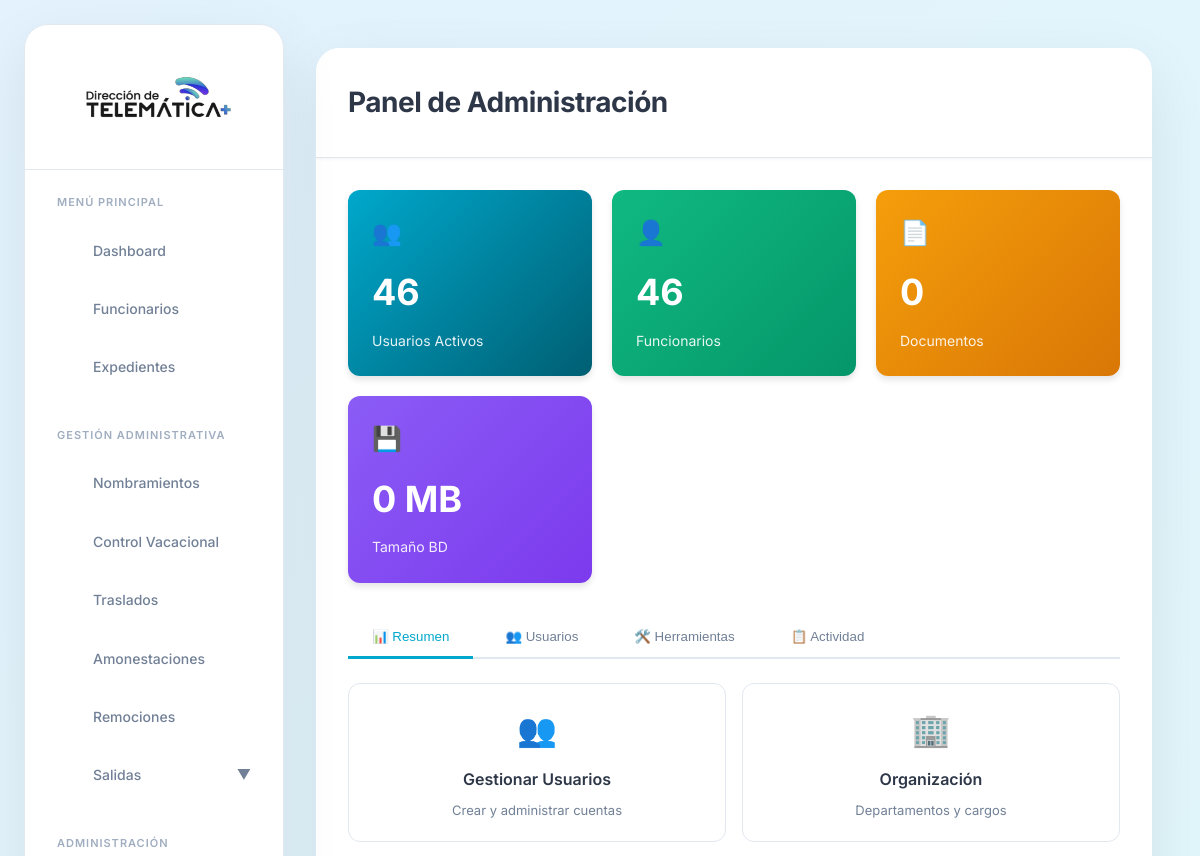
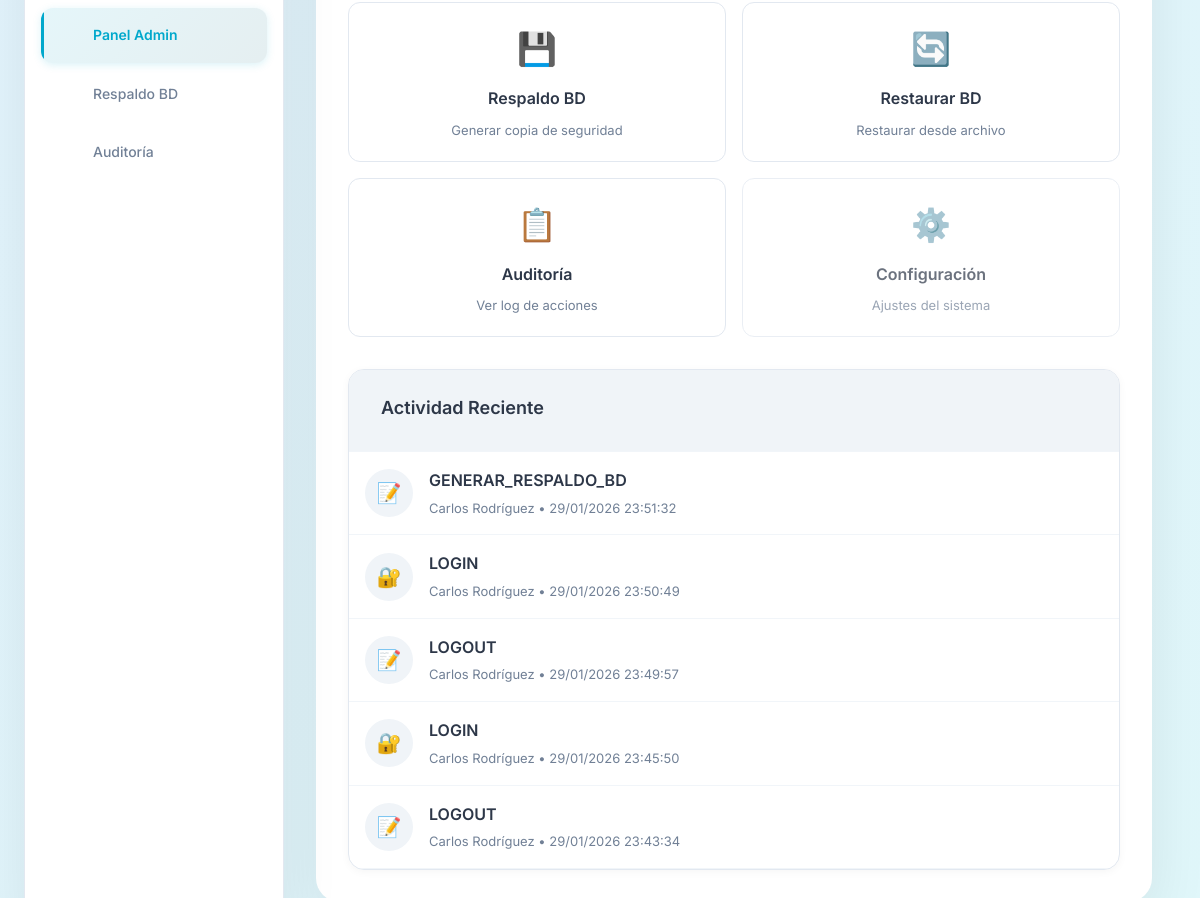
The page /vistas/admin/index.php (signed in) on the database its author committed (2 pictures, top to bottom).
### tables this page shows
CREATE TABLE `auditoria` (
  `id` int(10) unsigned NOT NULL AUTO_INCREMENT,
  `usuario_id` int(10) unsigned DEFAULT NULL,
  `accion` varchar(100) NOT NULL COMMENT 'Ej: LOGIN, CREAR_FUNCIONARIO, ELIMINAR_DOCUMENTO',
  `tabla_afectada` varchar(50) DEFAULT NULL,
  `registro_id` int(10) unsigned DEFAULT NULL,
  `datos_anteriores` longtext DEFAULT NULL CHECK (json_valid(`datos_anteriores`)),
  `datos_nuevos` longtext DEFAULT NULL CHECK (json_valid(`datos_nuevos`)),
  `ip_address` varchar(45) DEFAULT NULL,
  `user_agent` text DEFAULT NULL,
  `created_at` timestamp NOT NULL DEFAULT current_timestamp(),
  PRIMARY KEY (`id`),
  KEY `idx_usuario` (`usuario_id`),
  KEY `idx_accion` (`accion`),
  KEY `idx_fecha` (`created_at`),
  CONSTRAINT `auditoria_ibfk_1` FOREIGN KEY (`usuario_id`) REFERENCES `usuarios` (`id`) ON DELETE SET NULL
);

### vistas/admin/index.php (the view, shortened to what this page needs)
<?php
$db = getDB();
$stmt = $db->query("SELECT COUNT(*) as total FROM usuarios WHERE estado = 'activo'");
$total_usuarios_activos = $stmt->fetch()['total'];
$stmt = $db->query("SELECT COUNT(*) as total FROM funcionarios WHERE estado = 'activo'");
$total_funcionarios = $stmt->fetch()['total'];
$stmt = $db->query("SELECT COUNT(*) as total FROM historial_administrativo");
$total_documentos = $stmt->fetch()['total'];
$stmt = $db->query("
    SELECT
        ROUND(SUM(data_length + index_length) / 1024 / 1024, 2) AS size_mb
    FROM information_schema.TABLES
    WHERE table_schema = '" . DB_NAME . "'
");
$db_size = $stmt->fetch()['size_mb'] ?? 0;
$stmt = $db->query("
    SELECT
        a.accion,
        a.tabla_afectada,
        a.ip_address,
        a.created_at,
        CONCAT(f.nombres, ' ', f.apellidos) AS usuario
    FROM auditoria a
    LEFT JOIN usuarios u ON a.usuario_id = u.id
    LEFT JOIN funcionarios f ON u.funcionario_id = f.id
    ORDER BY a.created_at DESC
    LIMIT 5
");
$ultimas_acciones = $stmt->fetchAll();
?>
<!DOCTYPE html>
<html lang="es">
<head>
    <link rel="stylesheet" href="../../publico/css/estilos.css">
    <link rel="stylesheet" href="https://cdn.jsdelivr.net/npm/sweetalert2@11/dist/sweetalert2.min.css">
</head>
<body>
    <?php include __DIR__ . '/../layout/sidebar.php'; ?>
    <div class="main-content">
        <header class="header">
            <div class="header-left">
                <h1 class="page-title">Panel de Administración</h1>
            </div>
        </header>
        <div class="content-wrapper">
            <div class="stats-grid">
                <div class="stat-card">
                    <div class="stat-icon">👥</div>
                    <div class="stat-value"><?php echo $total_usuarios_activos; ?></div>
                    <div class="stat-label">Usuarios Activos</div>
                </div>
                <div class="stat-card secondary">
                    <div class="stat-icon">👤</div>
                    <div class="stat-value"><?php echo $total_funcionarios; ?></div>
                    <div class="stat-label">Funcionarios</div>
                </div>
                <div class="stat-card tertiary">
                    <div class="stat-icon">📄</div>
                    <div class="stat-value"><?php echo $total_documentos; ?></div>
                    <div class="stat-label">Documentos</div>
                </div>
                <div class="stat-card quaternary">
                    <div class="stat-icon">💾</div>
                    <div class="stat-value"><?php echo $db_size; ?> MB</div>
                    <div class="stat-label">Tamaño BD</div>
                </div>
            </div>
            <div class="admin-tabs">
                <button class="admin-tab active" onclick="switchTab('overview')">📊 Resumen</button>
                <button class="admin-tab" onclick="switchTab('users')">👥 Usuarios</button>
                <button class="admin-tab" onclick="switchTab('tools')">🛠️ Herramientas</button>
                <button class="admin-tab" onclick="switchTab('activity')">📋 Actividad</button>
            </div>
            <div id="tab-overview" class="tab-content active">
                <div class="quick-actions">
                    <a href="#" onclick="switchTab('users'); return false;" class="quick-action-card">
                        <div class="quick-action-icon">👥</div>
                        <div class="quick-action-title">Gestionar Usuarios</div>
                        <div class="quick-action-desc">Crear y administrar cuentas</div>
                    </a>
                    <a href="organizacion.php" class="quick-action-card">
                        <div class="quick-action-icon">🏢</div>
                        <div class="quick-action-title">Organización</div>
                        <div class="quick-action-desc">Departamentos y cargos</div>
                    </a>
                    <a href="respaldo.php" class="quick-action-card">
                        <div class="quick-action-icon">💾</div>
                        <div class="quick-action-title">Respaldo BD</div>
                        <div class="quick-action-desc">Generar copia de seguridad</div>
                    </a>
                    <a href="restaurar.php" class="quick-action-card">
                        <div class="quick-action-icon">🔄</div>
                        <div class="quick-action-title">Restaurar BD</div>
                        <div class="quick-action-desc">Restaurar desde archivo</div>
                    </a>
                    <a href="auditoria.php" class="quick-action-card">
                        <div class="quick-action-icon">📋</div>
                        <div class="quick-action-title">Auditoría</div>
                        <div class="quick-action-desc">Ver log de acciones</div>
                    </a>
                    <a href="#" onclick="Swal.fire({icon: 'info', title: 'Próximamente', text: 'Configuración avanzada del sistema', confirmButtonColor: '#00a8cc'}); return false;" class="quick-action-card" style="opacity: 0.7;">
                        <div class="quick-action-icon">⚙️</div>
                        <div class="quick-action-title">Configuración</div>
                        <div class="quick-action-desc">Ajustes del sistema</div>
                    </a>
                </div>
                <div class="card">
                    <div class="card-header">
                        <h2 class="card-title">Actividad Reciente</h2>
                    </div>
                    <div style="padding: 0;">
                        <?php if (count($ultimas_acciones) > 0): ?>
                            <?php foreach ($ultimas_acciones as $accion): ?>
                                <div class="activity-item">
                                    <div class="activity-icon">
                                        <?php
                                        $icono = '📝';
                                        if (strpos($accion['accion'], 'LOGIN') !== false) $icono = '🔐';
                                        elseif (strpos($accion['accion'], 'CREAR') !== false) $icono = '➕';
                                        elseif (strpos($accion['accion'], 'ELIMINAR') !== false) $icono = '🗑️';
                                        elseif (strpos($accion['accion'], 'ACTUALIZAR') !== false) $icono = '✏️';
                                        echo $icono;
                                        ?>
                                    </div>
                                    <div class="activity-content">
                                        <div class="activity-action">
                                            <?php echo htmlspecialchars($accion['accion']); ?>
                                        </div>
                                        <div class="activity-meta">
                                            <?php echo htmlspecialchars($accion['usuario'] ?? 'Sistema'); ?> •
                                            <?php echo date('d/m/Y H:i:s', strtotime($accion['created_at'])); ?>
                                        </div>
                                    </div>
                                </div>
                            <?php endforeach; ?>
                        <?php else: ?>
                            <div style="text-align: center; padding: 40px; color: var(--color-text-light);">
                                No hay actividad reciente
                            </div>
                        <?php endif; ?>
                    </div>
                </div>
            </div>
        </div>
    </div>
</body>
</html>

### vistas/layout/sidebar.php (shortened to what this page needs)
<aside class="sidebar" id="sidebar">
    <div class="sidebar-header">
        <div class="logo">
            <div class="logo-icon">
                <img src="<?php echo APP_URL; ?>/publico/imagenes/logo-telematica-letras-negras.png" alt="ISPEB">
            </div>
        </div>
    </div>
    <nav class="sidebar-nav">
        <?php
        $current_dir = basename(dirname($_SERVER['PHP_SELF']));
        function getIconSVG($iconName) {
            $icons = [
                'dashboard' => '<rect x="3" y="3" width="7" height="7"></rect><rect x="14" y="3" width="7" height="7"></rect><rect x="14" y="14" width="7" height="7"></rect><rect x="3" y="14" width="7" height="7"></rect>',
                'users' => '<path d="M17 21v-2a4 4 0 0 0-4-4H5a4 4 0 0 0-4 4v2"></path><circle cx="9" cy="7" r="4"></circle><path d="M23 21v-2a4 4 0 0 0-3-3.87"></path><path d="M16 3.13a4 4 0 0 1 0 7.75"></path>',
                'folder' => '<path d="M22 19a2 2 0 0 1-2 2H4a2 2 0 0 1-2-2V5a2 2 0 0 1 2-2h5l2 3h9a2 2 0 0 1 2 2z"></path>',
                'file-text' => '<path d="M14 2H6a2 2 0 0 0-2 2v16a2 2 0 0 0 2 2h12a2 2 0 0 0 2-2V8z"></path><polyline points="14 2 14 8 20 8"></polyline><line x1="16" y1="13" x2="8" y2="13"></line><line x1="16" y1="17" x2="8" y2="17"></line>',
                'sun' => '<circle cx="12" cy="12" r="5"></circle><line x1="12" y1="1" x2="12" y2="3"></line><line x1="12" y1="21" x2="12" y2="23"></line><line x1="4.22" y1="4.22" x2="5.64" y2="5.64"></line><line x1="18.36" y1="18.36" x2="19.78" y2="19.78"></line><line x1="1" y1="12" x2="3" y2="12"></line><line x1="21" y1="12" x2="23" y2="12"></line><line x1="4.22" y1="19.78" x2="5.64" y2="18.36"></line><line x1="18.36" y1="5.64" x2="19.78" y2="4.22"></line>',
                'repeat' => '<polyline points="17 1 21 5 17 9"></polyline><path d="M3 11V9a4 4 0 0 1 4-4h14"></path><polyline points="7 23 3 19 7 15"></polyline><path d="M21 13v2a4 4 0 0 1-4 4H3"></path>',
                'alert-triangle' => '<path d="M10.29 3.86L1.82 18a2 2 0 0 0 1.71 3h16.94a2 2 0 0 0 1.71-3L13.71 3.86a2 2 0 0 0-3.42 0z"></path><line x1="12" y1="9" x2="12" y2="13"></line><line x1="12" y1="17" x2="12.01" y2="17"></line>',
                'x-circle' => '<circle cx="12" cy="12" r="10"></circle><line x1="15" y1="9" x2="9" y2="15"></line><line x1="9" y1="9" x2="15" y2="15"></line>',
                'log-out' => '<path d="M9 21H5a2 2 0 0 1-2-2V5a2 2 0 0 1 2-2h4"></path><polyline points="16 17 21 12 16 7"></polyline><line x1="21" y1="12" x2="9" y2="12"></line>',
                'settings' => '<circle cx="12" cy="12" r="3"></circle><path d="M12 1v6m0 6v6m9-9h-6m-6 0H3"></path>',
                'download' => '<path d="M21 15v4a2 2 0 0 1-2 2H5a2 2 0 0 1-2-2v-4"></path><polyline points="7 10 12 15 17 10"></polyline><line x1="12" y1="15" x2="12" y2="3"></line>'
            ];
            return $icons[$iconName] ?? '';
        }
        foreach ($menuItems as $section):
        ?>
            <div class="nav-section">
                <div class="nav-section-title"><?php echo $section['section']; ?></div>
                <?php foreach ($section['items'] as $item): ?>
                    <?php if (isset($item['submenu'])): ?>
                        <div class="nav-item-accordion">
                            <a href="javascript:void(0)" class="nav-item" onclick="toggleSubmenu(this)">
                                <span class="nav-icon">
                                    <svg xmlns="http://www.w3.org/2000/svg" viewBox="0 0 24 24" fill="none" stroke="currentColor" stroke-width="2">
                                        <?php echo getIconSVG($item['icon']); ?>
                                    </svg>
                                </span>
                                <span class="nav-text"><?php echo $item['label']; ?></span>
                                <span class="nav-arrow" style="margin-left: auto; transition: transform 0.3s ease;">▼</span>
                            </a>
                        </div>
                    <?php else: ?>
                        <a href="<?php echo APP_URL . $item['url']; ?>"
                           class="nav-item <?php echo (isset($item['dir']) && $current_dir == $item['dir']) ? 'active' : ''; ?>">
                            <span class="nav-icon">
                                <svg xmlns="http://www.w3.org/2000/svg" viewBox="0 0 24 24" fill="none" stroke="currentColor" stroke-width="2">
                                    <?php echo getIconSVG($item['icon']); ?>
                                </svg>
                            </span>
                            <span class="nav-text"><?php echo $item['label']; ?></span>
                        </a>
                    <?php endif; ?>
                <?php endforeach; ?>
            </div>
        <?php endforeach; ?>
    </nav>
</aside>

### vistas/admin/index.php (style rules this page uses)
.admin-tabs { display: flex; gap: 8px; margin-bottom: 24px; border-bottom: 2px solid var(--color-border); padding-bottom: 0; }
.admin-tab { padding: 12px 24px; background: transparent; border: none; border-bottom: 3px solid transparent; color: var(--color-text-light); font-weight: 500; cursor: pointer; transition: all 0.3s ease; position: relative; bottom: -2px; }
.admin-tab.active { color: var(--color-primary); border-bottom-color: var(--color-primary); }
.tab-content { display: none; }
.tab-content.active { display: block; animation: fadeIn 0.3s ease; }
.stats-grid { display: grid; grid-template-columns: repeat(auto-fit, minmax(200px, 1fr)); gap: 20px; margin-bottom: 32px; }
.stat-card { background: linear-gradient(135deg, var(--color-primary), var(--color-secondary)); border-radius: var(--radius-lg); padding: 24px; color: white; box-shadow: var(--shadow-md); transition: transform 0.3s ease; }
.stat-card.secondary { background: linear-gradient(135deg, #10b981, #059669); }
.stat-card.tertiary { background: linear-gradient(135deg, #f59e0b, #d97706); }
.stat-card.quaternary { background: linear-gradient(135deg, #8b5cf6, #7c3aed); }
.stat-value { font-size: 36px; font-weight: 700; margin-bottom: 8px; }
.stat-label { font-size: 14px; opacity: 0.9; }
.stat-icon { font-size: 24px; margin-bottom: 12px; }
.activity-item { padding: 16px; border-bottom: 1px solid var(--color-border-light); display: flex; align-items: center; gap: 16px; }
.activity-icon { width: 48px; height: 48px; border-radius: 50%; background: var(--color-bg); display: flex; align-items: center; justify-content: center; font-size: 20px; flex-shrink: 0; }
.activity-content { flex: 1; }
.activity-action { font-weight: 600; color: var(--color-text); margin-bottom: 4px; }
.activity-meta { font-size: 13px; color: var(--color-text-light); }
.quick-actions { display: grid; grid-template-columns: repeat(auto-fit, minmax(250px, 1fr)); gap: 16px; margin-bottom: 32px; }
.quick-action-card { background: var(--color-white); border: 1px solid var(--color-border); border-radius: var(--radius-lg); padding: 20px; text-align: center; transition: all 0.3s ease; cursor: pointer; text-decoration: none; color: inherit; }
.quick-action-icon { font-size: 32px; margin-bottom: 12px; }
.quick-action-title { font-weight: 600; margin-bottom: 8px; }
.quick-action-desc { font-size: 13px; color: var(--color-text-light); }

### rows shown on the page
auditoria: icono "📝", accion "GENERAR_RESPALDO_BD", usuario "Carlos Rodríguez", created_at "29/01/2026 23:51:32"
auditoria: accion "🔐", accion "LOGIN", usuario "Carlos Rodríguez", created_at "29/01/2026 23:50:49"
auditoria: icono "📝", accion "LOGOUT", usuario "Carlos Rodríguez", created_at "29/01/2026 23:49:57"
auditoria: accion "🔐", accion "LOGIN", usuario "Carlos Rodríguez", created_at "29/01/2026 23:45:50"
auditoria: icono "📝", accion "LOGOUT", usuario "Carlos Rodríguez", created_at "29/01/2026 23:43:34"

### other values the page prints
$section['section'] "MENÚ PRINCIPAL"
$item['label'] "Dashboard"
$item['label'] "Funcionarios"
$item['label'] "Expedientes"
$section['section'] "GESTIÓN ADMINISTRATIVA"
$item['label'] "Nombramientos"
$item['label'] "Control Vacacional"
$item['label'] "Traslados"
$item['label'] "Amonestaciones"
$item['label'] "Remociones"
$item['label'] "Salidas"
$section['section'] "ADMINISTRACIÓN"
$item['label'] "Panel Admin"
$item['label'] "Respaldo BD"
$item['label'] "Auditoría"
